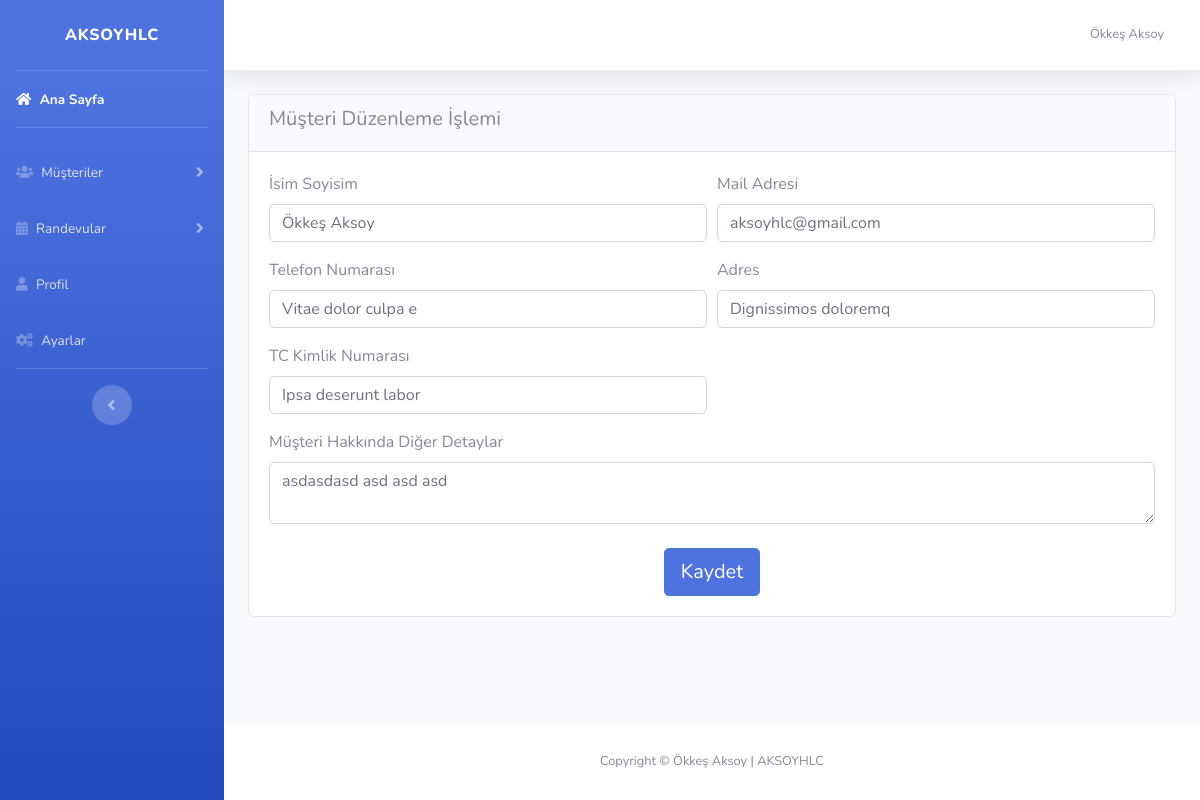
Screenshot of /Dosyalar/musteriduzenle.php?musteri_id=4 (signed in) with the database file from the repository.
### tables this page shows
CREATE TABLE `musteri` (
  `musteri_id` int(11) NOT NULL,
  `musteri_isim` varchar(530) DEFAULT NULL,
  `musteri_mail` varchar(250) DEFAULT NULL,
  `musteri_telefon` varchar(25) DEFAULT NULL,
  `musteri_adres` varchar(530) DEFAULT NULL,
  `musteri_tc` varchar(20) DEFAULT NULL,
  `musteri_detay` text DEFAULT NULL,
  `eklenme_tarihi` datetime NOT NULL DEFAULT current_timestamp()
);

### Dosyalar/musteriduzenle.php (the view, shortened to what this page needs)
<?php
require_once 'header.php';
$sorgu=$db->prepare("SELECT * FROM musteri WHERE musteri_id={$_GET['musteri_id']}");
$sorgu->execute();
$musteri=$sorgu->fetch(PDO::FETCH_ASSOC);
extract($musteri);
?>
<div class="container">
	<div class="row">
		<div class="col-md-12">
			<div class="card">
				<div class="card-header">
					<h5>Müşteri Düzenleme İşlemi</h5>
				</div>
				<div class="card-body">
					<form action="" method="POST" accept-charset="utf-8">
						<div class="form-row">
							<div class="col-md-6 form-group">
								<label>İsim Soyisim</label>
								<input type="text" value="<?php echo $musteri_isim ?>" name="musteri_isim" class="form-control">
							</div>
							<div class="col-md-6 form-group">
								<label>Mail Adresi</label>
								<input type="email" value="<?php echo $musteri_mail ?>" name="musteri_mail" class="form-control">
							</div>
						</div>
						<div class="form-row">
							<div class="col-md-6 form-group">
								<label>Telefon Numarası</label>
								<input type="text" value="<?php echo $musteri_telefon ?>" name="musteri_telefon" class="form-control">
							</div>
							<div class="col-md-6 form-group">
								<label>Adres</label>
								<input type="text" value="<?php echo $musteri_adres ?>" name="musteri_adres" class="form-control">
							</div>
						</div>
						<div class="form-row">
							<div class="col-md-6 form-group">
								<label>TC Kimlik Numarası</label>
								<input type="text" value="<?php echo $musteri_tc ?>" name="musteri_tc" class="form-control">
							</div>
						</div>
						<div class="form-row">
							<div class="col-md-12">
								<label>Müşteri Hakkında Diğer Detaylar</label>
								<textarea name="musteri_detay" class="form-control"><?php echo $musteri_detay ?></textarea>
							</div>
						</div>
						<div class="text-center mt-4">
							<button type="submit" name="musteriguncelle" class="btn btn-primary btn-lg">Kaydet</button>
						</div>
					</form>
				</div>
			</div>
		</div>
	</div>
</div>
<?php require_once 'footer.php'; ?>

### rows the page displays
musteri: musteri_isim "Ökkeş Aksoy", musteri_mail "aksoyhlc@gmail.com", musteri_telefon "Vitae dolor culpa e", musteri_adres "Dignissimos doloremq", musteri_tc "Ipsa deserunt labor", musteri_detay "asdasdasd asd asd asd"

### other values shown
$_SESSION['kul_isim'] "Ökkeş Aksoy"
